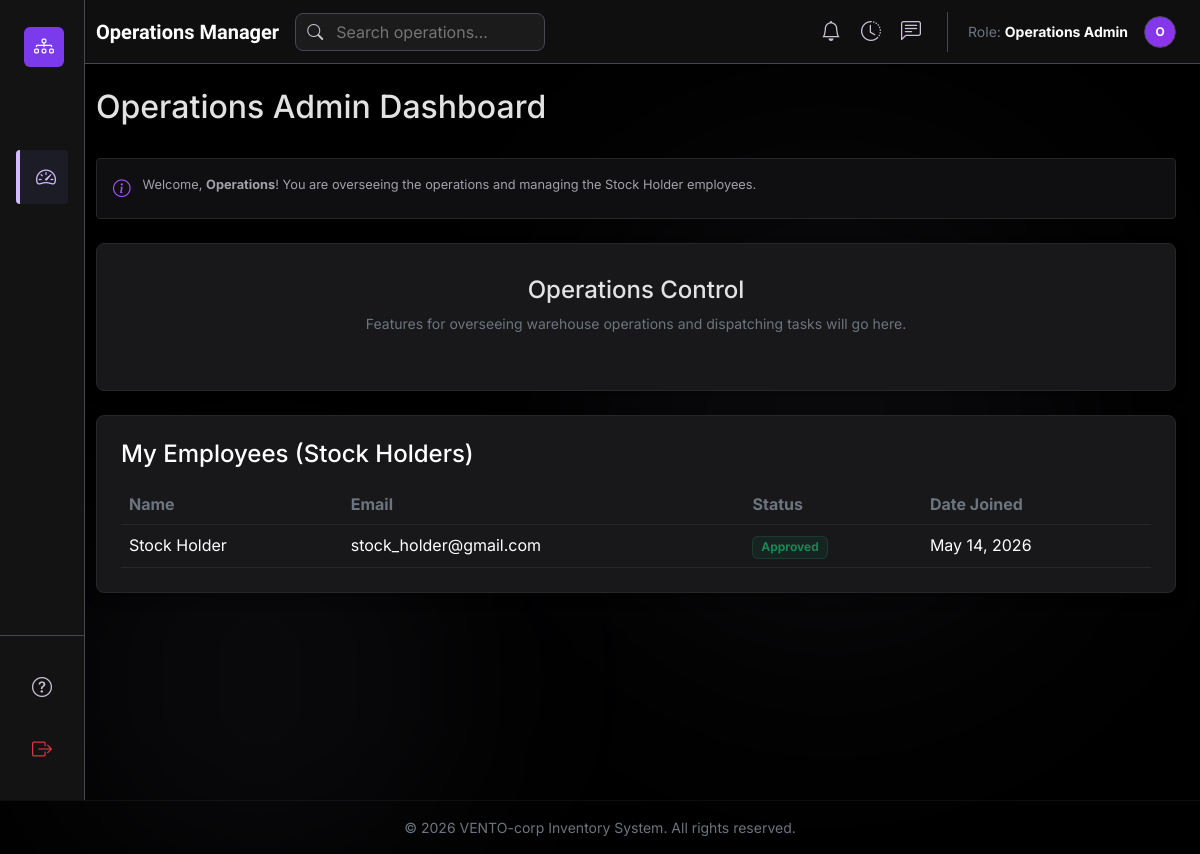
The page /public/admin/operations/operations.php (signed in) on the database its author committed.
### tables this page shows
CREATE TABLE IF NOT EXISTS employees (
    id INT AUTO_INCREMENT PRIMARY KEY,
    first_name VARCHAR(50) NOT NULL,
    last_name VARCHAR(50) NOT NULL,
    email VARCHAR(100) NOT NULL UNIQUE,
    password VARCHAR(255) NOT NULL,
    role ENUM('stock_holder', 'inventory_clerk', 'it_security') NOT NULL,
    status ENUM('pending', 'approved', 'rejected') DEFAULT 'pending',
    application_file VARCHAR(255),
    created_at TIMESTAMP DEFAULT CURRENT_TIMESTAMP,
    updated_at TIMESTAMP DEFAULT CURRENT_TIMESTAMP ON UPDATE CURRENT_TIMESTAMP
);

### public/admin/operations/operations.php (the view, shortened to what this page needs)
<?php
require_once '../../../config/db.php';
$emp_stmt = $pdo->prepare("SELECT first_name, last_name, email, status, created_at FROM employees WHERE role = 'stock_holder'");
$emp_stmt->execute();
$employees = $emp_stmt->fetchAll(PDO::FETCH_ASSOC);
require_once '../../../includes/operationManagerHeader.php';
?>
<div class="dashboard">
    <div class="d-flex justify-content-between align-items-center mb-4">
        <h2>Operations Admin Dashboard</h2>
    </div>
    <div class="info-box mb-4">
        <i class="bi bi-info-circle"></i>
        <span>Welcome, <strong><?php echo htmlspecialchars($_SESSION['first_name']); ?></strong>! You are overseeing the operations and managing the Stock Holder employees.</span>
    </div>
    <div class="feature-card text-center mt-4">
        <h4 class="mb-2">Operations Control</h4>
        <p class="text-secondary small mb-4">Features for overseeing warehouse operations and dispatching tasks will go here.</p>
    </div>
    <div class="card p-4 mt-4">
        <h4 class="mb-3 text-white">My Employees (Stock Holders)</h4>
        <div class="table-responsive">
            <table class="table table-dark table-hover mb-0">
                <thead>
                    <tr>
                        <th class="text-secondary">Name</th>
                        <th class="text-secondary">Email</th>
                        <th class="text-secondary">Status</th>
                        <th class="text-secondary">Date Joined</th>
                    </tr>
                </thead>
                <tbody>
                    <?php if (count($employees) > 0): ?>
                        <?php foreach ($employees as $emp): ?>
                            <tr>
                                <td><?php echo htmlspecialchars($emp['first_name'] . ' ' . $emp['last_name']); ?></td>
                                <td><?php echo htmlspecialchars($emp['email']); ?></td>
                                <td>
                                    <?php if ($emp['status'] === 'approved'): ?>
                                        <span class="badge text-success bg-success bg-opacity-10 border border-success border-opacity-25">Approved</span>
                                    <?php elseif ($emp['status'] === 'pending'): ?>
                                        <span class="badge text-warning bg-warning bg-opacity-10 border border-warning border-opacity-25">Pending</span>
                                    <?php else: ?>
                                        <span class="badge text-danger bg-danger bg-opacity-10 border border-danger border-opacity-25">Rejected</span>
                                    <?php endif; ?>
                                </td>
                                <td><?php echo date('M d, Y', strtotime($emp['created_at'])); ?></td>
                            </tr>
                        <?php endforeach; ?>
                    <?php else: ?>
                        <tr>
                            <td colspan="4" class="text-center text-secondary py-4">No employees found.</td>
                        </tr>
                    <?php endif; ?>
                </tbody>
            </table>
        </div>
    </div>
</div>
<?php
require_once '../../../includes/adminFooter.php';
?>

### includes/operationManagerHeader.php (style rules this page uses)
:root { --surface-dim: #131313; --surface-container-highest: #353535; --surface-container-low: #1b1b1b; --surface-container: #1f1f1f; --primary: #d2bbff; --primary-container: #7c3aed; --secondary: #c4c1fb; --secondary-container: #444173; --outline-variant: #4a4455; --on-surface: #e2e2e2; --on-surface-variant: #ccc3d8; }
body { font-family: 'Inter', sans-serif; background-color: #000000; color: var(--on-surface); overflow: hidden; }
.card, .stat-card { background-color: #18181b !important; border: 1px solid #27272a !important; border-radius: 8px; box-shadow: 0 4px 12px rgba(0, 0, 0, 0.35); }
.feature-card { background-color: #18181b; border: 1px solid #27272a; border-radius: 8px; padding: 2rem; box-shadow: 0 4px 12px rgba(0, 0, 0, 0.35); }
.info-box { background-color: #0f0f11; border: 1px solid #27272a; border-radius: 4px; padding: 1rem; display: flex; gap: 0.75rem; font-size: 0.8rem; color: #a1a1aa; align-items: flex-start; margin-bottom: 1.5rem; }
.info-box i { color: #a855f7; font-size: 1.1rem; }
.table { color: var(--on-surface); }
.table-dark { --bs-table-bg: #18181b; --bs-table-border-color: #27272a; }

### rows shown on the page
employees: first_name+last_name "Stock Holder", email "stock_holder@gmail.com", status "Approved", created_at "May 14, 2026"

### other values the page prints
str_replace('_', ' ', $_SESSION['role'] ?? $_SESSION['user_type']) "Operations Admin"
substr($_SESSION['first_name'] ?? 'U', 0, 1) "O"
$_SESSION['first_name'] "Operations"
